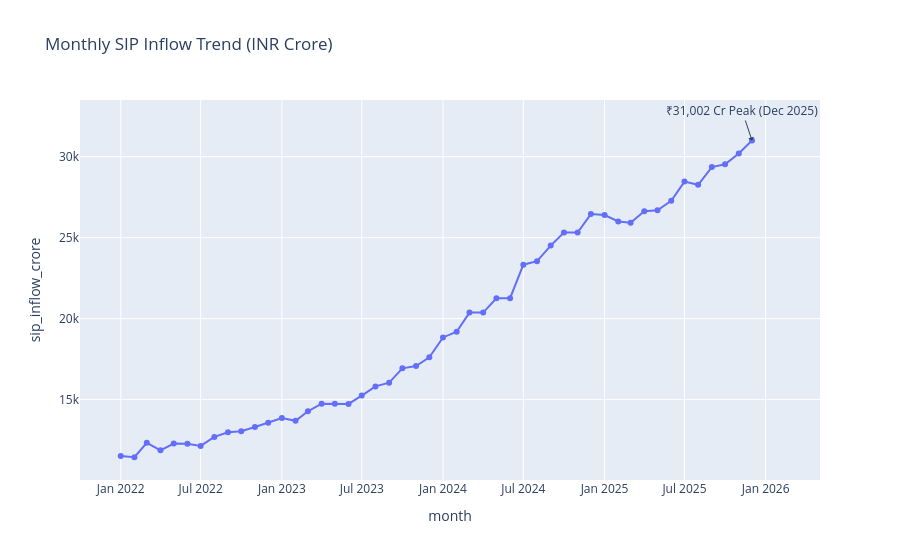

Source (notebook cell):
### Markdown cell above
## 3. SIP Inflow Time-Series
Tracking the growth of monthly SIP inflows into the industry.

### Code cell
fig_sip = px.line(df_sip, x='month', y='sip_inflow_crore', 
                  title='Monthly SIP Inflow Trend (INR Crore)',
                  markers=True)

# Annotate Dec 2025 peak
fig_sip.add_annotation(x='2025-12-01', y=31002, 
                       text="₹31,002 Cr Peak (Dec 2025)",
                       showarrow=True, arrowhead=1)

fig_sip.show()
